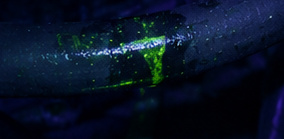
#> input picture OIL LEAK/dataset_jcb_separated/JCB_Synthetic_Starter_Separated/uv/01_hose_body_uv_leak.jpg, 284 x 139 px; its folder holds 4 pictures in this run
$ python prepare_separated_dataset.py
#> lines starting #> are read from the running program, lines starting #| are printed output that depends on the picture; after the words box and inside, x2 and y2 are one past the last pixel; in counts of white or black regions, pixels touching at a corner belong together; pictures that were not available may be replaced by others from this repository, and a replacement may not be noted
import os
import cv2
import numpy as np
import shutil
import yaml

ROOT_DIR = os.path.dirname(os.path.dirname(os.path.abspath(__file__)))
SRC_DIR = os.path.join(ROOT_DIR, "dataset_jcb_separated", "JCB_Synthetic_Starter_Separated")
TGT_DIR = os.path.join(ROOT_DIR, "dataset")

def segment_uv_leaks():
    print("--- Extracting segmentation masks from UV leak images ---")

    lower_green = np.array([30, 80, 80])
    upper_green = np.array([85, 255, 255])

    # We define splits based on Category prefix
    # Category 01, 02, 03 -> train
    # Category 04 -> val
    # Category 05 -> test
    category_splits = {
        "01": "train",
        "02": "train",
        "03": "train",
        "04": "val",
        "05": "test"
    }

    # Create targets
    for split in ["train", "val", "test"]:
        os.makedirs(os.path.join(TGT_DIR, split, "images"), exist_ok=True)
        os.makedirs(os.path.join(TGT_DIR, split, "labels"), exist_ok=True)

    # Process images
    rgb_dir = os.path.join(SRC_DIR, "rgb")
    uv_dir = os.path.join(SRC_DIR, "uv")

    for filename in os.listdir(rgb_dir):
        if not filename.endswith(".jpg"):
            continue

        prefix = filename[:2] # "01", "02", etc.
        split = category_splits.get(prefix, "train")

        is_leak = "no_leak" not in filename.lower()
        bname = os.path.splitext(filename)[0]

        # Paths
        rgb_img_path = os.path.join(rgb_dir, filename)
        uv_img_name = filename.replace("rgb", "uv")
        uv_img_path = os.path.join(uv_dir, uv_img_name)

        # Target paths
        tgt_rgb_img = os.path.join(TGT_DIR, split, "images", filename)
        tgt_rgb_lbl = os.path.join(TGT_DIR, split, "labels", bname + ".txt")

        tgt_uv_img = os.path.join(TGT_DIR, split, "images", uv_img_name)
        tgt_uv_lbl = os.path.join(TGT_DIR, split, "labels", os.path.splitext(uv_img_name)[0] + ".txt")

        # Copy images
        shutil.copy2(rgb_img_path, tgt_rgb_img)
        shutil.copy2(uv_img_path, tgt_uv_img)

        # Generate labels
        if not is_leak:
            # Clean/no-leak images receive empty labels
            with open(tgt_rgb_lbl, "w") as f:
                pass
            with open(tgt_uv_lbl, "w") as f:
                pass
        else:
            # Extract green fluorescent leak contours from UV leak image
            img_uv = cv2.imread(uv_img_path)
#> img_uv is the input picture: shape (139, 284, 3); mean B, G, R 37.7, 19, 8.5
            h_uv, w_uv = img_uv.shape[:2]
#> h_uv = 139; w_uv = 284
            hsv = cv2.cvtColor(img_uv, cv2.COLOR_BGR2HSV)
#> hsv: shape (139, 284, 3); mean H, S, V 110.9, 223, 39.3
            mask = cv2.inRange(hsv, lower_green, upper_green)
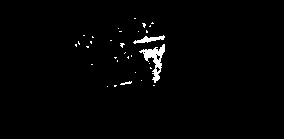
#> mask: shape (139, 284); 1.5% white; 32 white regions (29 under 20 px)

            contours, _ = cv2.findContours(mask, cv2.RETR_EXTERNAL, cv2.CHAIN_APPROX_SIMPLE)
#> contours = 32 contours, 30 with area under 20; largest, box (x1, y1, x2, y2) and area: (139, 44, 165, 83) 304, (133, 35, 165, 44) 90

            lines = []
            for c in contours:
                area = cv2.contourArea(c)
                if area > 4.0: # Filter out tiny noise points
                    # Simplify contour to reduce polygon point count
                    epsilon = 0.005 * cv2.arcLength(c, True)
                    approx = cv2.approxPolyDP(c, epsilon, True)

                    if len(approx) >= 3:
                        # Convert to normalized coordinates
                        coords = []
                        for pt in approx:
                            px, py = pt[0]
                            coords.append(f"{px / w_uv:.6f} {py / h_uv:.6f}")
                        lines.append(f"0 {' '.join(coords)}\n")
#> this loop made 32 passes
#> (area, epsilon) on passes 16, 23: (304.5, 0.761), (90, 0.37)
#> after the loop, lines = 5 items

            # Write to label files for both RGB and UV (they share the same normalized coordinates)
            with open(tgt_rgb_lbl, "w") as f:
                f.writelines(lines)
            with open(tgt_uv_lbl, "w") as f:
                f.writelines(lines)

    # Create data.yaml
    data_yaml_content = {
        "path": "./dataset",
        "train": "train/images",
        "val": "val/images",
        "test": "test/images",
        "names": {
            0: "hydraulic_oil_leak"
        }
    }
    with open(os.path.join(TGT_DIR, "data.yaml"), "w") as f:
        yaml.dump(data_yaml_content, f, default_flow_style=False, sort_keys=False)

    print(f"Dataset generated at {TGT_DIR} with 20 images.")

if __name__ == "__main__":
    segment_uv_leaks()

$ run again, on OIL LEAK/dataset_jcb_separated/JCB_Synthetic_Starter_Separated/uv/03_pipe_joint_uv_leak.jpg
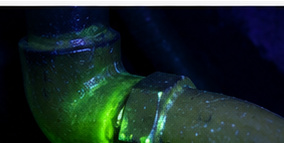
#> input picture OIL LEAK/dataset_jcb_separated/JCB_Synthetic_Starter_Separated/uv/03_pipe_joint_uv_leak.jpg, 284 x 143 px
#> in segment_uv_leaks, img_uv is the input picture: shape (143, 284, 3); mean B, G, R 41.5, 44.2, 27.4
#> hsv: shape (143, 284, 3); mean H, S, V 86.7, 169.7, 53.6
#> in segment_uv_leaks, `mask = cv2.inRange(hsv, lower_green, upper_green)`:
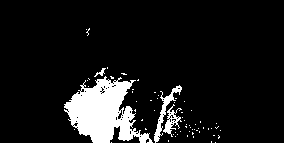
#> mask: shape (143, 284); 9.7% white; 64 white regions (60 under 20 px)
#> contours = 64 contours, 60 with area under 20; largest, box (x1, y1, x2, y2) and area: (64, 76, 153, 143) 3094, (154, 85, 182, 143) 252, (163, 104, 182, 137) 165, (94, 68, 106, 77) 22
#> the loop in segment_uv_leaks, `for c in contours:` made 64 passes
#> (area, epsilon) on passes 42, 54, 59, 61: (165, 0.847), (251.5, 0.994), (3094.5, 2.6), (21.5, 0.19)
#> after the loop in segment_uv_leaks, `for c in contours:`: lines = 4 items

$ run again, on OIL LEAK/dataset_jcb_separated/JCB_Synthetic_Starter_Separated/uv/04_cylinder_seal_uv_leak.jpg
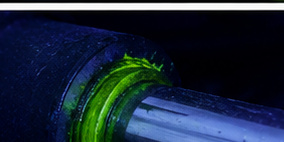
#> input picture OIL LEAK/dataset_jcb_separated/JCB_Synthetic_Starter_Separated/uv/04_cylinder_seal_uv_leak.jpg, 284 x 142 px
#> in segment_uv_leaks, img_uv is the input picture: shape (142, 284, 3); mean B, G, R 59.3, 41.8, 28.1
#> hsv: shape (142, 284, 3); mean H, S, V 102.4, 204.1, 66.5
#> in segment_uv_leaks, `mask = cv2.inRange(hsv, lower_green, upper_green)`:
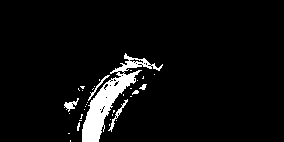
#> mask: shape (142, 284); 5.3% white; 34 white regions (28 under 20 px)
#> contours = 34 contours, 30 with area under 20; largest, box (x1, y1, x2, y2) and area: (82, 53, 163, 142) 1648, (108, 99, 128, 132) 63, (64, 98, 79, 112) 58, (88, 75, 110, 101) 38
#> the loop in segment_uv_leaks, `for c in contours:` made 34 passes
#> (area, epsilon) on passes 16, 17, 31, 34: (63, 0.459), (57.5, 0.307), (38.5, 0.366), (1647.5, 2.2)
#> after the loop in segment_uv_leaks, `for c in contours:`: lines = 8 items
